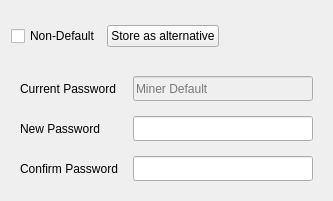
            <widget class="QWidget" name="passwdConfigurator">
             <attribute name="title">
              <string>Password</string>
             </attribute>
             <attribute name="toolTip">
              <string>Miner password configuration</string>
             </attribute>
             <layout class="QVBoxLayout" name="verticalLayout_14">
              <item>
               <widget class="QWidget" name="passwdOptions" native="true">
                <property name="sizePolicy">
                 <sizepolicy hsizetype="Preferred" vsizetype="Fixed">
                  <horstretch>0</horstretch>
                  <verstretch>0</verstretch>
                 </sizepolicy>
                </property>
                <property name="minimumSize">
                 <size>
                  <width>0</width>
                  <height>50</height>
                 </size>
                </property>
                <layout class="QHBoxLayout" name="horizontalLayout_9">
                 <property name="spacing">
                  <number>6</number>
                 </property>
                 <property name="leftMargin">
                  <number>0</number>
                 </property>
                 <property name="topMargin">
                  <number>0</number>
                 </property>
                 <property name="rightMargin">
                  <number>0</number>
                 </property>
                 <property name="bottomMargin">
                  <number>0</number>
                 </property>
                 <item>
                  <widget class="QCheckBox" name="checkUseNonDefaultPasswd">
                   <property name="toolTip">
                    <string>Use non-default password for current password.</string>
                   </property>
                   <property name="text">
                    <string>Non-Default</string>
                   </property>
                  </widget>
                 </item>
                 <item>
                  <widget class="QPushButton" name="actionIPRStoreAsAlternative">
                   <property name="toolTip">
                    <string>Store new password as alternative for selected types.</string>
                   </property>
                   <property name="text">
                    <string>Store as alternative</string>
                   </property>
                  </widget>
                 </item>
                 <item>
                  <spacer name="horizontalSpacer_7">
                   <property name="orientation">
                    <enum>Qt::Orientation::Horizontal</enum>
                   </property>
                   <property name="sizeHint" stdset="0">
                    <size>
                     <width>40</width>
                     <height>20</height>
                    </size>
                   </property>
                  </spacer>
                 </item>
                </layout>
               </widget>
              </item>
              <item>
               <widget class="QWidget" name="passwdConfig" native="true">
                <layout class="QGridLayout" name="gridLayout_21">
                 <property name="leftMargin">
                  <number>9</number>
                 </property>
                 <property name="topMargin">
                  <number>9</number>
                 </property>
                 <property name="rightMargin">
                  <number>9</number>
                 </property>
                 <property name="bottomMargin">
                  <number>9</number>
                 </property>
                 <property name="spacing">
                  <number>15</number>
                 </property>
                 <item row="1" column="1">
                  <widget class="QLineEdit" name="linePasswdNew">
                   <property name="sizePolicy">
                    <sizepolicy hsizetype="Preferred" vsizetype="Fixed">
                     <horstretch>0</horstretch>
                     <verstretch>0</verstretch>
                    </sizepolicy>
                   </property>
                   <property name="minimumSize">
                    <size>
                     <width>180</width>
                     <height>25</height>
                    </size>
                   </property>
                   <property name="toolTip">
                    <string>Supply new password.</string>
                   </property>
                   <property name="echoMode">
                    <enum>QLineEdit::EchoMode::Password</enum>
                   </property>
                   <property name="placeholderText">
                    <string/>
                   </property>
                  </widget>
                 </item>
                 <item row="0" column="1">
                  <widget class="QLineEdit" name="linePasswdCurrent">
                   <property name="enabled">
                    <bool>false</bool>
                   </property>
                   <property name="sizePolicy">
                    <sizepolicy hsizetype="Preferred" vsizetype="Fixed">
                     <horstretch>0</horstretch>
                     <verstretch>0</verstretch>
                    </sizepolicy>
                   </property>
                   <property name="minimumSize">
                    <size>
                     <width>180</width>
                     <height>25</height>
                    </size>
                   </property>
                   <property name="toolTip">
                    <string>Supply current non-default password. Defaults to default miner authentication</string>
                   </property>
                   <property name="echoMode">
                    <enum>QLineEdit::EchoMode::Password</enum>
                   </property>
                   <property name="placeholderText">
                    <string>Miner Default</string>
                   </property>
                  </widget>
                 </item>
                 <item row="1" column="0">
                  <widget class="QLabel" name="label_32">
                   <property name="text">
                    <string>New Password</string>
                   </property>
                   <property name="StyleClass" stdset="0">
                    <string>setText</string>
                   </property>
                  </widget>
                 </item>
                 <item row="0" column="0">
                  <widget class="QLabel" name="label_31">
                   <property name="text">
                    <string>Current Password</string>
                   </property>
                   <property name="StyleClass" stdset="0">
                    <string>setText</string>
                   </property>
                  </widget>
                 </item>
                 <item row="2" column="0">
                  <widget class="QLabel" name="label_33">
                   <property name="text">
                    <string>Confirm Password</string>
                   </property>
                   <property name="StyleClass" stdset="0">
                    <string>setText</string>
                   </property>
                  </widget>
                 </item>
                 <item row="2" column="1">
                  <widget class="QLineEdit" name="linePasswdConfirm">
                   <property name="sizePolicy">
                    <sizepolicy hsizetype="Preferred" vsizetype="Fixed">
                     <horstretch>0</horstretch>
                     <verstretch>0</verstretch>
                    </sizepolicy>
                   </property>
                   <property name="minimumSize">
                    <size>
                     <width>180</width>
                     <height>25</height>
                    </size>
                   </property>
                   <property name="toolTip">
                    <string>Confirm new password.</string>
                   </property>
                   <property name="echoMode">
                    <enum>QLineEdit::EchoMode::Password</enum>
                   </property>
                   <property name="placeholderText">
                    <string/>
                   </property>
                  </widget>
                 </item>
                </layout>
               </widget>
              </item>
             </layout>
            </widget>
